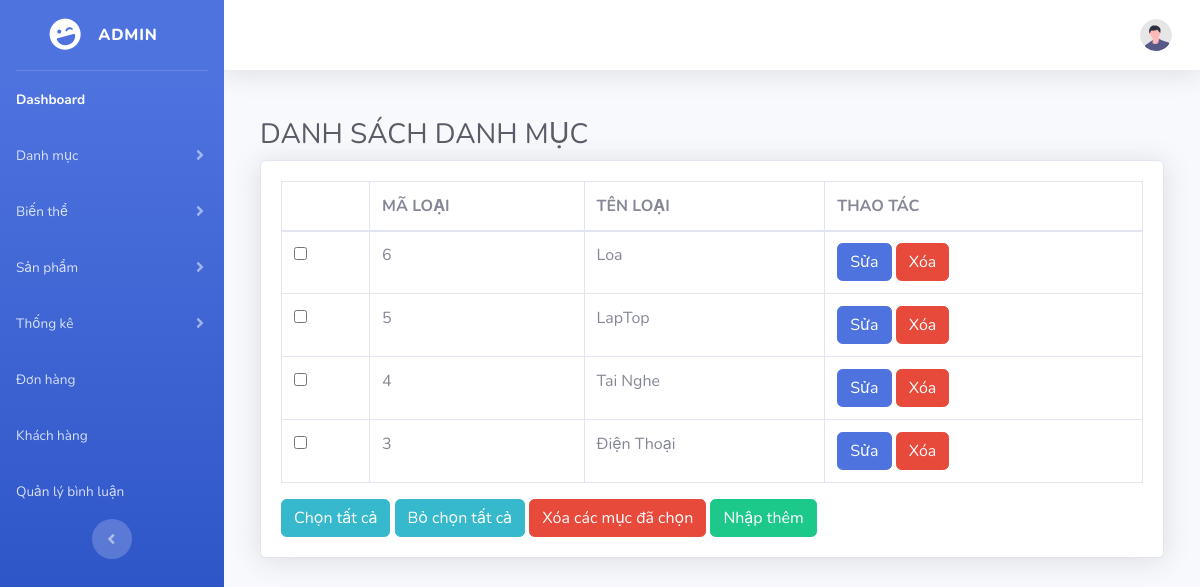
/Du_An_1/admin/index.php?act=listcategories, run on the app's committed database.
### tables this page shows
CREATE TABLE `categories` (
  `id_category` int NOT NULL COMMENT 'Mã loại hàng',
  `name_cat` varchar(255) NOT NULL COMMENT 'Tên của loại hàng',
  `created_at` datetime DEFAULT CURRENT_TIMESTAMP COMMENT 'Ngày tạo ',
  `updated_at` datetime DEFAULT CURRENT_TIMESTAMP COMMENT 'Ngày cập nhật'
);

### Du_An_1/admin/controller/categoriesController.php (called while the page is built, shortened)
<?php
class catagoriesController
{
    public $categoriesModel;
    function __construct() {
        $this->categoriesModel = new categoriesModel();
    }
    function listcategories()
    {
    $categoriess= $this->categoriesModel->loadall_categories();
    require_once "view/listcategories.php";
    }
}
?>

### Du_An_1/admin/index.php (called while the page is built, shortened)
<?php
require_once __DIR__ . '/../commons/function.php';
require_once __DIR__ . '/controller/categoriesController.php';
require_once __DIR__ . '/model/categoriesmodel.php';
$act = $_GET['act'] ?? '/';
$id_category = $_GET['id_category'] ?? null;
$id_variant = $_GET['id_variant'] ?? null;
$id_user = $_GET['id_user'] ?? null;
match ($act) {
    '/' => (new trang_chu())->trang_chu(),
    'listProduct' => (new productController())->listProduct(),
    'insertProduct' => (new productController())->insert(),
    'updateProduct' => (new productController())->update($_GET['id']),
    'deleteProduct' => (new productController())->delete($_GET['id']),
    'listProduct_variant' => (new productController())->listProduct_variant(),
    'updateProduct_variant' => (new productController())->updateProduct_variant($_GET['id_pro'], $_GET['id_var']),
    'deleteProduct_variant' => (new productController())->deleteProduct_variant($_GET['id_pro'], $_GET['id_var']),
    'listBill' => (new billController())->listBill(),
    'updateBill' => (new billController())->updateBill($_GET['id']),
    'addvariant' => (new variantController())->insert(),
    'listvariant' => (new variantController())->listvariant(),
    'updatevariant' => (new variantController())->update($id_variant),
    'deletevariant' => (new variantController())->delete($id_variant),
    'addcategories' => (new catagoriesController())->insert(),
    'listcategories' => (new catagoriesController())->listcategories(),
    'updatecategories' => (new catagoriesController())->update($id_category),
    'deletecategories' => (new catagoriesController())->delete($id_category),
    'listUser' => (new UserController())->listUsers(),
    'addUser' => (new UserController())->addUser(),
    'insertUser' => (new UserController())->insertUser(),
    'deleteUser' => (new UserController())->deleteUser($id_user),
    'listthongkesl' => (new thongkeslController())->listThongkesl(),
    'bieudosl' => (new thongkeslController())->bieudosl(),
    'listComments' => (new CommentController())->listComments(),
    'toggleCensorship' => (new CommentController())->toggleCensorship($_GET['id'], $_GET['status']),
    'deleteComment' => (new CommentController())->deleteComment($_GET['id']),
    default => throw new Exception("No matching action found for '$act'"),
};

### Du_An_1/commons/function.php (called while the page is built, shortened)
<?php
function connDBAss()
{
    $host = "mysql:host=localhost;dbname=pro1014;charset=utf8";
    $user = "root";
    $pass = "";
    try {
        $conn = new PDO($host, $user, $pass);
        $conn->setAttribute(PDO::ATTR_ERRMODE, PDO::ERRMODE_EXCEPTION);
        return $conn;
    } catch (PDOException $th) {
        echo $th->getMessage();
    }
}

### Du_An_1/admin/model/categoriesModel.php (called while the page is built, shortened)
<?php
class categoriesModel {
    public $conn;
    function __construct() {
        $this->conn = connDBAss();
    }
    function loadall_categories() {
        $sql = "SELECT * FROM categories ORDER BY id_category DESC";
        $stmt = $this->conn->query($sql);
        return $stmt->fetchAll(PDO::FETCH_ASSOC);
    }
}
?>

### Du_An_1/admin/view/listcategories.php (the view, shortened to what this page needs)
<?php
require_once 'layout/header.php';
require_once 'layout/navbar.php';
?>
<div id="content-wrapper" class="d-flex flex-column">
    <div id="content">
        <?php require_once 'layout/topbar.php'?>
        <div class="container-fluid">
            <div class="row">
<div class="container-fluid">
<h1 class="h3 mb-2 text-gray-800">DANH SÁCH DANH MỤC</h1>
<div class="card shadow mb-4">
    <div class="card-body">
        <div class="table-responsive">
            <table class="table table-bordered" id="dataTable" width="100%" cellspacing="0">
                <thead>
                    <tr>
                    <th></th>
                    <th>MÃ LOẠI</th>
                    <th>TÊN LOẠI</th>
                    <th>THAO TÁC</th>
                    </tr>
                </thead>
                <tbody>
                    <tr>
                    <?php
                        foreach ($categoriess as $categories) {
                            extract($categories);
                            $suabt = "index.php?act=updatecategories&id_category=".$id_category;
                            $xoabt = "index.php?act=deletecategories&id_category=".$id_category;
                            echo '
                                <tr>
                                    <td><input type="checkbox" name= "chk" id=""></td>
                                    <td>'.$id_category.'</td>
                                    <td>'.$name_cat.'</td>
                                    <td><a href="'.$suabt.'"><input class="btn btn-primary" type="button" value="Sửa"></a> <a href="'.$xoabt.'"><input class="btn btn-danger" type="button" value="Xóa"></a></td>
                                </tr>
                            ';
                        }
                    ?>
                    </tr>
                </tbody>
            </table>
            <div class="input_button">
                <input onclick="selects()" class="btn btn-info" type="button" value="Chọn tất cả">
                <input onclick="deSelect()" class="btn btn-info " type="button" value="Bỏ chọn tất cả">
                <input class="btn btn-danger" type="button" value="Xóa các mục đã chọn">
                <a href="index.php?act=addcategories"><input class="btn btn-success" type="button" value="Nhập thêm"></a>
            </div>
        </div>
    </div>
</div>
            </div>
    </div>
    <?php
    require_once 'layout/footer.php';
    ?>

### data on the page
categories: id_category "6", name_cat "Loa"
categories: id_category "5", name_cat "LapTop"
categories: id_category "4", name_cat "Tai Nghe"
categories: id_category "3", name_cat "Điện Thoại"
